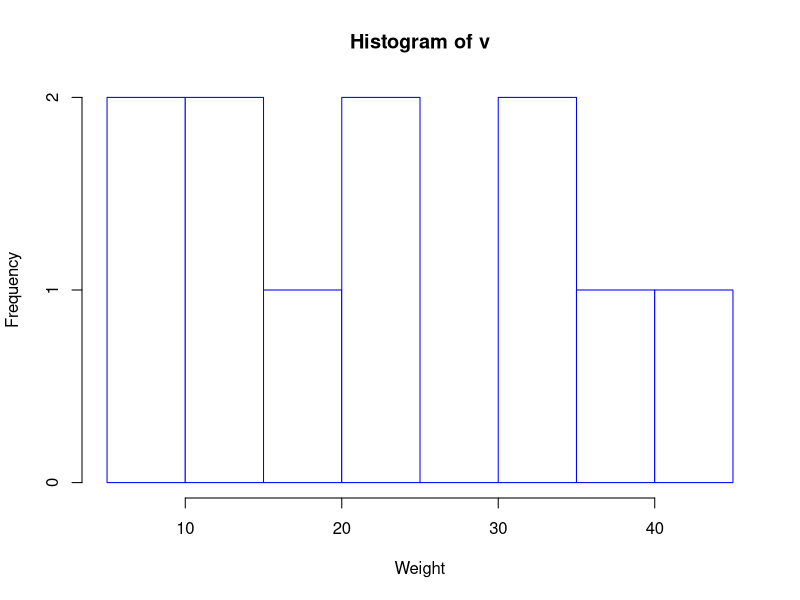
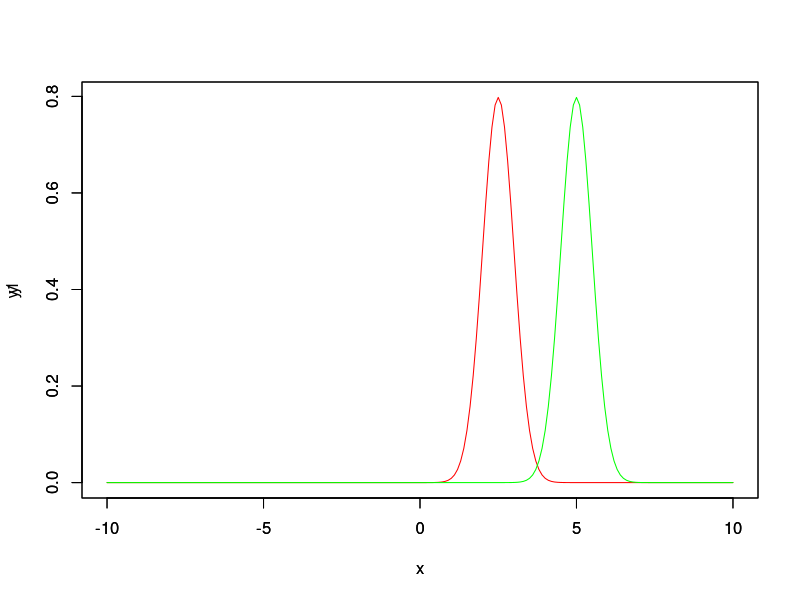
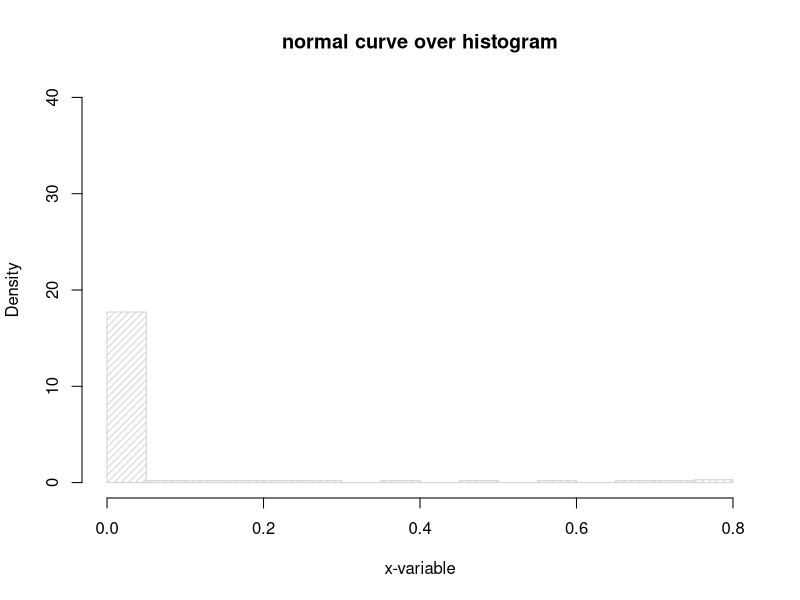

Recreate these plots in R, in order.
# Note: R does not allow multiple line comments
# Create data for the graph.
v <-  c(9,13,21,8,36,22,12,41,31,33,19)

# Give the chart file a name.
png(file = "/Users/kulkarni/data_science/TutsR/plots/histogram.png")

# Create the histogram.
hist(v,xlab = "Weight",col = "white",border = "blue")

# Save the file.
dev.off()

# Create a sequence of numbers between -10 and 10 incrementing by 0.1.
x <- seq(-10, 10, by = .1)

# Choose the mean as 2.5 and standard deviation as 0.5.
y <- dnorm(x, mean = 2.5, sd = 0.5)

# Choose the mean as 2.5 and standard deviation as 0.5.
y1 <- dnorm(x, mean = 5, sd = 0.5)

print(y)
# Give the chart file a name.
png(file = "/Users/kulkarni/data_science/TutsR/plots/dnorm.png")

plot( x, y, type="l", col="red" )
par(new=TRUE)
plot( x, y1, type="l", col="green" )

# Give the chart file a name.
png(file = "/Users/kulkarni/data_science/TutsR/plots/dnorm_hist.png")
#hist(y1)

hist(y1, density=20, breaks=20, prob=TRUE, xlab="x-variable", ylim=c(0, 40), main="normal curve over histogram")

# Save the file.
dev.off()
